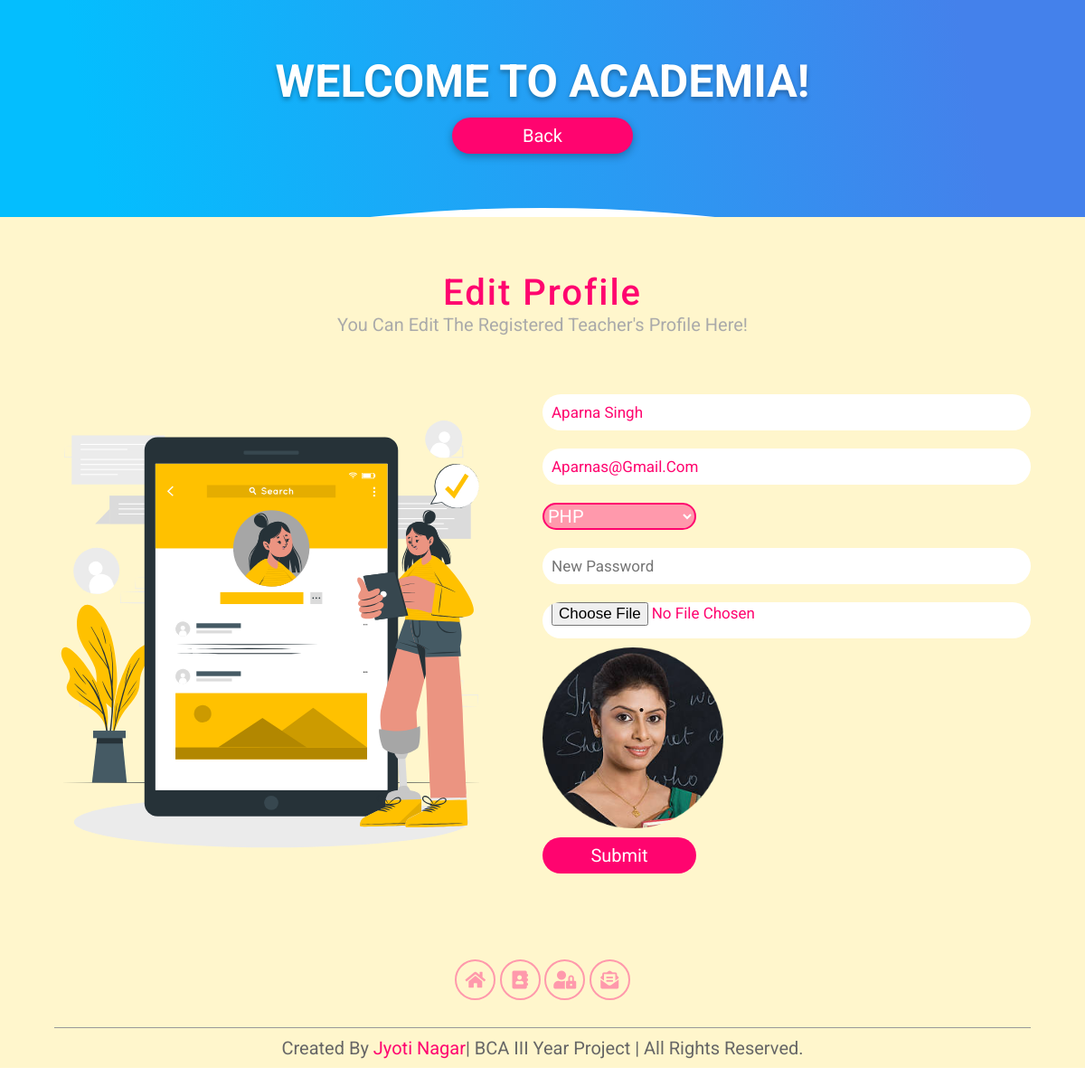
Screenshot of /jyotinagar_project/admin/edit_profile.php?id=2 with the database file from the repository.
### tables this page shows
CREATE TABLE `tregistration` (
  `id` int(11) NOT NULL,
  `name` varchar(255) NOT NULL,
  `email` varchar(255) NOT NULL,
  `subject` varchar(255) NOT NULL,
  `password` varchar(255) NOT NULL,
  `image` varchar(255) NOT NULL,
  `status` int(10) NOT NULL DEFAULT 1
);

### jyotinagar_project/admin/edit_profile.php (the view, shortened to what this page needs)
<?php include("header.php");
include("../config.php");
$sql="Select * from tregistration where id='".$_REQUEST['id']."' ";
$run=mysqli_query($conn,$sql);
$data=mysqli_fetch_array($run);
?>
<section class="home" id="home">
<div class="content"><script margint-top:10px;></script>
   <br>
	     <h1>Welcome to Academia!</h1>
	<br>
    	 <a href="admin_index.php"><button>Back</button></a>
</div>
</section>
<section class="contact" id="contact">
<h1 class="heading">Edit Profile</h1>
<h3 class="title">You can edit the registered teacher's Profile here!</h3>
<div class="row">
	<div class="image">
        <img src="../images/edit.svg" alt="">
    </div>
    <div class="form-container">
        <form action="edit_profile_action.php" method="post" enctype="multipart/form-data" >
			<table>
            <tr><input name="name"  type="text" placeholder="full name" value="<?php echo $data['name']; ?>"></tr>
            <tr><input name="email" type="email" placeholder="enter your email" value="<?php echo $data['email']; ?>"></tr>
           <tr> <select name="subject">
								<option <?php if($data['subject']=='PHP') echo "selected"; ?>>PHP</option>
								</select></tr>
          <tr> <input type="password" class="text" name="password" id="password" value="" placeholder="New Password" /></tr>
			<tr><input type="file" name="image" id="image" value="<?php echo $data['image']; ?>" />
				<img src="../images/<?php echo $data['image']; ?>" width="200px" height="200px"></tr>
				<tr><input type="hidden" name="id" value="<?php echo $_REQUEST['id']; ?>" />
            <input type="submit" value="submit"></tr>
				</table>
        </form>
    </div>
</div>
<?php  include("footer.php") ?>

### jyotinagar_project/css/style_r.css (style rules this page uses)
:root { --pink:#FF046F; --violet:#ff99ac; }
* { font-family: 'Roboto', sans-serif; text-transform: capitalize; text-decoration: none; outline: none; margin: 0; padding: 0; box-sizing: border-box; }
html { font-size: 62.5%; overflow-x: hidden; }
.heading { font-size: 4rem; color:#FF046F; text-align: center; padding:0 1rem; padding-top: 6rem; letter-spacing: .2rem; font-weight: 500; }
.title { padding:0 1rem; font-size: 2rem; text-align: center; font-weight: 400; color:#aaa; }
.home { min-height: 30vh; background:linear-gradient(-100deg, #4481eb 10%, #04befe 80%); background-size: cover; background-position: center; background-attachment: fixed; z-index: 0; overflow:hidden; position: relative; }
.home .content { display: flex; align-items: center; justify-content: center; flex-flow: column; padding-top: 5rem; text-align: center; }
.home .content h1 { font-size: 5rem; color: #fff; padding:0 1rem; text-shadow: 0 .3rem .5rem rgba(0,0,0,.3); text-transform: uppercase; }
.home .content button { height:4rem; width:20rem; border-radius: 5rem; background:var(--pink); color:#fff; font-size: 2rem; cursor: pointer; transition: .2s; border:none; box-shadow: 0 .3rem 1rem rgba(0,0,0,.3); }
.home::before { content: ''; position: absolute; bottom:-55rem; left:50%; transform: translateX(-50%); border-top: 70vh solid #fff; width:120%; border-radius: 50%; z-index: -1; }
.contact { background: #fff6cc; }
.contact .row { display: flex; align-items: center; justify-content: center; padding:5rem 0; }
.contact .row .image img { width: 50vw; height:70vh; }
.contact .row .form-container { width:50%; padding-right: 6rem; }
.contact .row .form-container input { height:4rem; width:100%; background:#fff; border:none; border-radius: 5rem; padding:0 1rem; margin:1rem 0; color:var(--pink); font-size: 1.7rem; transition: .2s linear; }
.contact .row .form-container select { margin:1rem 0; width:17rem; background:var(--violet); border:.2rem solid var(--pink); border-radius: 5rem; color:#fff; cursor: pointer; font-size: 2rem; }
.contact .row .form-container input[type="submit"] { width:17rem; background:var(--pink); color:#fff; cursor: pointer; font-size: 2rem; transition: .2s; }

### rows the page displays
tregistration: name "Aparna Singh", email "aparnas@gmail.com", subject "PHP", image (picture)
